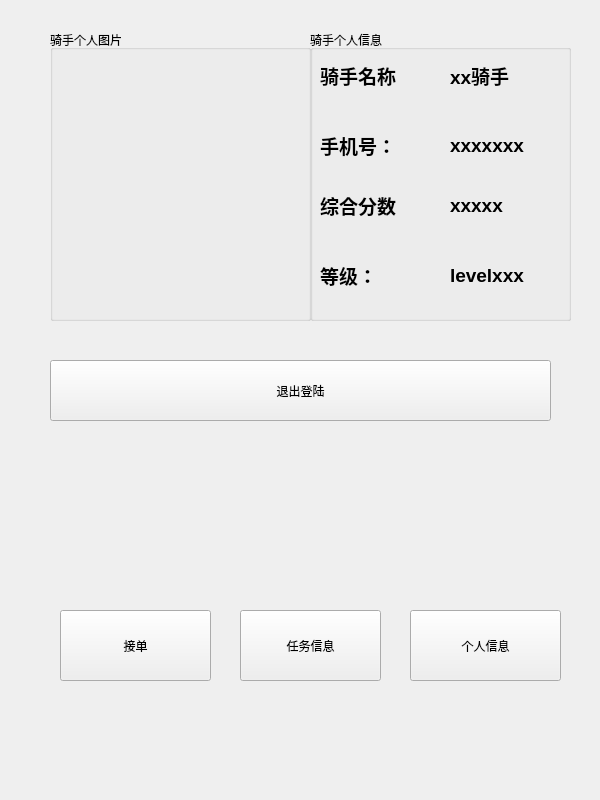
<?xml version="1.0" encoding="UTF-8"?>
<ui version="4.0">
 <class>rider_inform</class>
 <widget class="QWidget" name="rider_inform">
  <property name="geometry">
   <rect>
    <x>0</x>
    <y>0</y>
    <width>600</width>
    <height>800</height>
   </rect>
  </property>
  <property name="minimumSize">
   <size>
    <width>600</width>
    <height>800</height>
   </size>
  </property>
  <property name="windowTitle">
   <string>Form</string>
  </property>
  <widget class="QGroupBox" name="groupBox">
   <property name="geometry">
    <rect>
     <x>310</x>
     <y>30</y>
     <width>261</width>
     <height>291</height>
    </rect>
   </property>
   <property name="title">
    <string>骑手个人信息</string>
   </property>
   <widget class="QLabel" name="label">
    <property name="geometry">
     <rect>
      <x>10</x>
      <y>30</y>
      <width>81</width>
      <height>31</height>
     </rect>
    </property>
    <property name="text">
     <string>&lt;html&gt;&lt;head/&gt;&lt;body&gt;&lt;p&gt;&lt;span style=&quot; font-size:14pt; font-weight:700;&quot;&gt;骑手名称：&lt;/span&gt;&lt;/p&gt;&lt;/body&gt;&lt;/html&gt;</string>
    </property>
   </widget>
   <widget class="QLabel" name="label_2">
    <property name="geometry">
     <rect>
      <x>10</x>
      <y>100</y>
      <width>71</width>
      <height>31</height>
     </rect>
    </property>
    <property name="text">
     <string>&lt;html&gt;&lt;head/&gt;&lt;body&gt;&lt;p&gt;&lt;span style=&quot; font-size:14pt; font-weight:700;&quot;&gt;手机号：&lt;/span&gt;&lt;/p&gt;&lt;/body&gt;&lt;/html&gt;</string>
    </property>
   </widget>
   <widget class="QLabel" name="label_3">
    <property name="geometry">
     <rect>
      <x>140</x>
      <y>30</y>
      <width>101</width>
      <height>31</height>
     </rect>
    </property>
    <property name="text">
     <string>&lt;html&gt;&lt;head/&gt;&lt;body&gt;&lt;p&gt;&lt;span style=&quot; font-size:14pt; font-weight:700;&quot;&gt;xx骑手&lt;/span&gt;&lt;/p&gt;&lt;/body&gt;&lt;/html&gt;</string>
    </property>
   </widget>
   <widget class="QLabel" name="label_4">
    <property name="geometry">
     <rect>
      <x>140</x>
      <y>100</y>
      <width>91</width>
      <height>31</height>
     </rect>
    </property>
    <property name="text">
     <string>&lt;html&gt;&lt;head/&gt;&lt;body&gt;&lt;p&gt;&lt;span style=&quot; font-size:14pt; font-weight:700;&quot;&gt;xxxxxxx&lt;/span&gt;&lt;/p&gt;&lt;/body&gt;&lt;/html&gt;</string>
    </property>
   </widget>
   <widget class="QLabel" name="label_5">
    <property name="geometry">
     <rect>
      <x>10</x>
      <y>160</y>
      <width>81</width>
      <height>31</height>
     </rect>
    </property>
    <property name="text">
     <string>&lt;html&gt;&lt;head/&gt;&lt;body&gt;&lt;p&gt;&lt;span style=&quot; font-size:14pt; font-weight:700;&quot;&gt;综合分数：&lt;/span&gt;&lt;/p&gt;&lt;/body&gt;&lt;/html&gt;</string>
    </property>
   </widget>
   <widget class="QLabel" name="label_6">
    <property name="geometry">
     <rect>
      <x>140</x>
      <y>160</y>
      <width>91</width>
      <height>31</height>
     </rect>
    </property>
    <property name="text">
     <string>&lt;html&gt;&lt;head/&gt;&lt;body&gt;&lt;p&gt;&lt;span style=&quot; font-size:14pt; font-weight:700;&quot;&gt;xxxxx&lt;/span&gt;&lt;/p&gt;&lt;/body&gt;&lt;/html&gt;</string>
    </property>
   </widget>
   <widget class="QLabel" name="label_7">
    <property name="geometry">
     <rect>
      <x>10</x>
      <y>230</y>
      <width>71</width>
      <height>31</height>
     </rect>
    </property>
    <property name="text">
     <string>&lt;html&gt;&lt;head/&gt;&lt;body&gt;&lt;p&gt;&lt;span style=&quot; font-size:14pt; font-weight:700;&quot;&gt;等级：&lt;/span&gt;&lt;/p&gt;&lt;/body&gt;&lt;/html&gt;</string>
    </property>
   </widget>
   <widget class="QLabel" name="label_8">
    <property name="geometry">
     <rect>
      <x>140</x>
      <y>230</y>
      <width>101</width>
      <height>31</height>
     </rect>
    </property>
    <property name="text">
     <string>&lt;html&gt;&lt;head/&gt;&lt;body&gt;&lt;p&gt;&lt;span style=&quot; font-size:14pt; font-weight:700;&quot;&gt;levelxxx&lt;/span&gt;&lt;/p&gt;&lt;/body&gt;&lt;/html&gt;</string>
    </property>
   </widget>
  </widget>
  <widget class="QPushButton" name="pushButton_4">
   <property name="geometry">
    <rect>
     <x>410</x>
     <y>610</y>
     <width>151</width>
     <height>71</height>
    </rect>
   </property>
   <property name="text">
    <string>个人信息</string>
   </property>
  </widget>
  <widget class="QPushButton" name="pushButton_2">
   <property name="geometry">
    <rect>
     <x>60</x>
     <y>610</y>
     <width>151</width>
     <height>71</height>
    </rect>
   </property>
   <property name="text">
    <string>接单</string>
   </property>
  </widget>
  <widget class="QPushButton" name="pushButton_3">
   <property name="geometry">
    <rect>
     <x>240</x>
     <y>610</y>
     <width>141</width>
     <height>71</height>
    </rect>
   </property>
   <property name="text">
    <string>任务信息</string>
   </property>
  </widget>
  <widget class="QPushButton" name="pushButton_6">
   <property name="geometry">
    <rect>
     <x>50</x>
     <y>360</y>
     <width>501</width>
     <height>61</height>
    </rect>
   </property>
   <property name="text">
    <string>退出登陆</string>
   </property>
  </widget>
  <widget class="QGroupBox" name="groupBox_2">
   <property name="geometry">
    <rect>
     <x>50</x>
     <y>30</y>
     <width>261</width>
     <height>291</height>
    </rect>
   </property>
   <property name="title">
    <string>骑手个人图片</string>
   </property>
  </widget>
 </widget>
 <resources/>
 <connections/>
</ui>
